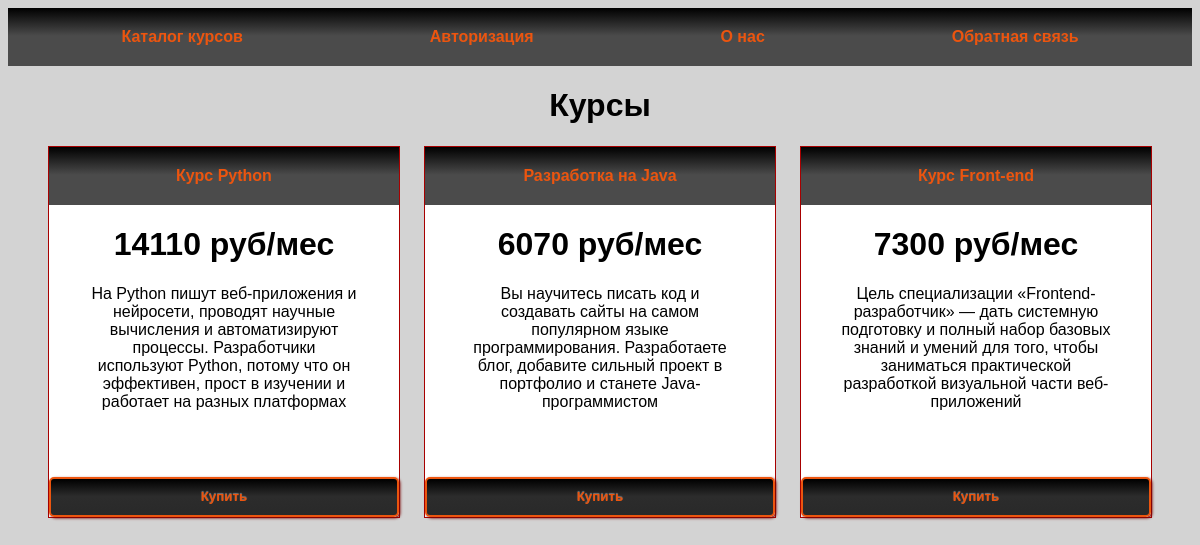
The app's page /main with its own data.
### tables this page shows
CREATE TABLE mainmenu(
id INTEGER PRIMARY KEY AUTOINCREMENT,
title TEXT NOT NULL,
url TEXT NOT NULL
);

CREATE TABLE courses(
id INTEGER PRIMARY KEY AUTOINCREMENT,
title TEXT NOT NULL,
price TEXT NOT NULL,
text TEXT NOT NULL
);

### Homework/Homework47/HM47_site.py (the view)
@app.route('/')
@app.route('/main')
def main():
    db = get_db()
    dbase = FDataBase_HM47(db)
    return render_template('main.html', title='Курсы', menu=dbase.get_menu(), courses=dbase.get_courses_announce())

### Homework/Homework47/FDataBase_HM47.py (called while the page is built)
    def get_menu(self):
        sql = "SELECT * FROM mainmenu"
        try:
            self.__cur.execute(sql)
            res = self.__cur.fetchall()
            if res:
                return res
        except IOError:
            print("Ошибка чтения из Базы Данных")
        return []

    def get_courses_announce(self):
        try:
            self.__cur.execute(f"SELECT id, title, price, text FROM courses")
            res = self.__cur.fetchall()
            if res:
                return res
        except sqlite3.Error as e:
            print("Ошибка получения статьи из БД" + str(e))
        return []

### Homework/Homework47/HM47_site.py (called while the page is built)
def connect_db():
    con = sqlite3.connect(app.config['DATABASE'])
    con.row_factory = sqlite3.Row
    return con

def get_db():
    if not hasattr(g, 'link_db'):
        g.link_db = connect_db()
    return g.link_db

### Homework/Homework47/templates/main.html
{% extends 'base.html' %}
{% block content %}
{{ super() }}
<div class="courses_block">
    {% for p in courses %}
        <div class="courses_element">
            <p class="title">
                <a href="{{ url_for('show_post', id_courses=p.id) }}">{{ p.title }}</a>
            </p>
            <h1 class="price">{{ p.price }}</h1>
            {% if p.id == 1 %}
                <p class="text_courses">{{ p.text[:205] }}</p>
            {% elif p.id == 2 %}
                <p class="text_courses">{{ p.text[:169] }}</p>
            {% elif p.id == 3 %}
                <p class="text_courses">{{ p.text[:192] }}</p>
            {% endif %}
                <button class="button courses">Купить</button>
        </div>
    {% endfor %}
</div>
{% endblock content %}

### Homework/Homework47/templates/base.html (shortened to what this page needs)
<!DOCTYPE html>
<html lang="en">
<head>
<link rel="stylesheet" href="{{ url_for('static', filename='css/style.css') }}">
</head>
<body>
{% block content %}
{% block main_menu %}
<ul class="uc">
    {% for i in menu %}
    <li class="lc"><a href="{{ i.url }}">{{ i.title }}</a></li>
    {% endfor %}
</ul>
{% endblock main_menu %}
<h1 class="name_h">{{ title }}</h1>
{% endblock content %}
</body>
</html>

### Homework/Homework47/static/css/style.css (style rules this page uses)
body { background: lightgray; }
.uc { display: flex; justify-content: space-around; list-style: none; background: linear-gradient(black, rgb(75, 75, 75) 48%, rgb(75, 75, 75) 52%, rgb(75, 75, 75)); padding: 20px; margin-top: 0; }
.lc a { text-decoration: none; font-family:Verdana, Geneva, Tahoma, sans-serif; color: rgb(236, 85, 15); font-weight: bold; }
.name_h { text-align: center; font-family:Verdana, Geneva, Tahoma, sans-serif; }
.button { position: relative; display: inline-block; width: 10em; height: 2.5em; line-height: 2.5em; vertical-align: middle; text-align: center; text-decoration: none; text-shadow: 0 -1px 1px #777; color: #fff; outline: none; border: 2px solid rgb(236, 85, 15); border-radius: 5px; box-shadow: 0 0 0 60px rgba(0,0,0,0) inset, .1em .1em .2em rgb(121, 4, 4); background: linear-gradient(black, rgb(44, 44, 44) 48%, rgb(44, 44, 44) 52%, rgb(41, 41, 41)); color: rgb(236, 85, 15); }
.text_courses { text-align: center; margin-right: 40px; margin-left: 40px; font-family:'Trebuchet MS', 'Lucida Sans Unicode', 'Lucida Grande', 'Lucida Sans', Arial, sans-serif; padding-bottom: 50px; }
.courses_block { display: flex; flex-wrap: wrap; justify-content: space-between; list-style: none; padding-left: 40px; padding-right: 40px; }
.courses_element { border: 1px solid rgb(167, 0, 0);; background: white; max-width: 350px; }
.title { text-align: center; font-family:Verdana, Geneva, Tahoma, sans-serif; background: linear-gradient(black, rgb(75, 75, 75) 48%, rgb(75, 75, 75) 52%, rgb(75, 75, 75)); padding-top: 20px; padding-bottom: 20px; margin-top: 0; }
.price { text-align: center; font-family:'Trebuchet MS', 'Lucida Sans Unicode', 'Lucida Grande', 'Lucida Sans', Arial, sans-serif; }
.button.courses { position: relative; left: 50%; transform: translate(-50%, 0); width: 100%; height: 40px; font-weight: bold; margin-bottom: 0%; font-family:Verdana, Geneva, Tahoma, sans-serif; }
p>a { text-decoration: none; font-weight: bold; color:rgb(236, 85, 15); display: block; text-align: center; height: 100%; }

### records on screen
mainmenu: title "Каталог курсов"
mainmenu: title "Авторизация"
mainmenu: title "О нас"
mainmenu: title "Обратная связь"
courses: title "Курс Python", price "14110 руб/мес", text "На Python пишут веб-приложения и нейросети, проводят научные вычисления и автоматизируют процессы. Разработчики используют Python, потому что он эффективен, прост в изучении и работает на разных платформах"
courses: title "Разработка на Java", price "6070 руб/мес", text "Вы научитесь писать код и создавать сайты на самом популярном языке программирования. Разработаете блог, добавите сильный проект в портфолио и станете Java-программистом"
courses: title "Курс Front-end", price "7300 руб/мес", text "Цель специализации «Frontend-разработчик» — дать системную подготовку и полный набор базовых знаний и умений для того, чтобы заниматься практической разработкой визуальной части веб-приложений"

### other values on screen
{{ title }} "Курсы"
